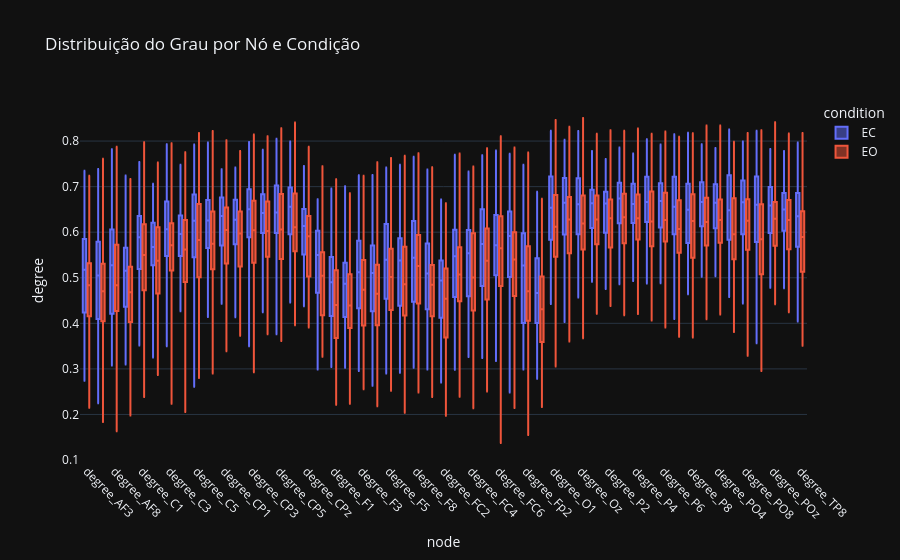

The code cell stored with this chart in its notebook:
### Code cell
fig = px.box(
    df_degree_long,
    x="node",
    y="degree",
    color="condition",
    title="Distribuição do Grau por Nó e Condição",
    points=False
)
fig.update_layout(xaxis_tickangle=45)
fig.show()

### Figure 1 — Plotly figure (JSON) as saved in the notebook; plotly's stock layout.template omitted (floating-point values rounded to 4 significant figures; data arrays with more than 128 entries replaced by an {"elided": "..."} marker saying what was removed)
{"data": [{"alignmentgroup": "True", "boxpoints": false, "hovertemplate": "condition=EC<br>node=%{x}<br>degree=%{y}<extra></extra>", "legendgroup": "EC", "marker": {"color": "#636efa"}, "name": "EC", "notched": false, "offsetgroup": "EC", "orientation": "v", "showlegend": true, "type": "box", "x": {"elided": "2862 str values"}, "x0": " ", "xaxis": "x", "y": {"elided": "2862 float values"}, "y0": " ", "yaxis": "y"}, {"alignmentgroup": "True", "boxpoints": false, "hovertemplate": "condition=EO<br>node=%{x}<br>degree=%{y}<extra></extra>", "legendgroup": "EO", "marker": {"color": "#EF553B"}, "name": "EO", "notched": false, "offsetgroup": "EO", "orientation": "v", "showlegend": true, "type": "box", "x": {"elided": "2862 str values"}, "x0": " ", "xaxis": "x", "y": {"elided": "2862 float values"}, "y0": " ", "yaxis": "y"}], "layout": {"boxmode": "group", "legend": {"title": {"text": "condition"}, "tracegroupgap": 0}, "title": {"text": "Distribuição do Grau por Nó e Condição"}, "xaxis": {"anchor": "y", "domain": [0, 1], "tickangle": 45, "title": {"text": "node"}}, "yaxis": {"anchor": "x", "domain": [0, 1], "title": {"text": "degree"}}}}
